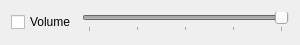
<?xml version="1.0" encoding="UTF-8"?>
<ui version="4.0">
 <class>CTimelineSeqeunceInstructionWidgetSingleBeat</class>
 <widget class="CTimelineSeqeunceInstructionWidgetBase" name="CTimelineSeqeunceInstructionWidgetSingleBeat">
  <property name="geometry">
   <rect>
    <x>0</x>
    <y>0</y>
    <width>300</width>
    <height>45</height>
   </rect>
  </property>
  <property name="windowTitle">
   <string>Form</string>
  </property>
  <layout class="QGridLayout" name="gridLayout">
   <item row="0" column="0">
    <widget class="QCheckBox" name="pEnabledCheckBox">
     <property name="text">
      <string>Volume</string>
     </property>
    </widget>
   </item>
   <item row="0" column="1">
    <widget class="QSlider" name="pVolumeSlider">
     <property name="enabled">
      <bool>false</bool>
     </property>
     <property name="maximum">
      <number>10000</number>
     </property>
     <property name="singleStep">
      <number>100</number>
     </property>
     <property name="pageStep">
      <number>1000</number>
     </property>
     <property name="value">
      <number>10000</number>
     </property>
     <property name="orientation">
      <enum>Qt::Horizontal</enum>
     </property>
     <property name="tickPosition">
      <enum>QSlider::TicksBelow</enum>
     </property>
     <property name="tickInterval">
      <number>2500</number>
     </property>
    </widget>
   </item>
  </layout>
 </widget>
 <customwidgets>
  <customwidget>
   <class>CTimelineSeqeunceInstructionWidgetBase</class>
   <extends>QWidget</extends>
   <header>Editor/SequenceEditor/TimelineSeqeunceInstructionWidgets.h</header>
   <container>1</container>
  </customwidget>
 </customwidgets>
 <resources/>
 <connections/>
</ui>
